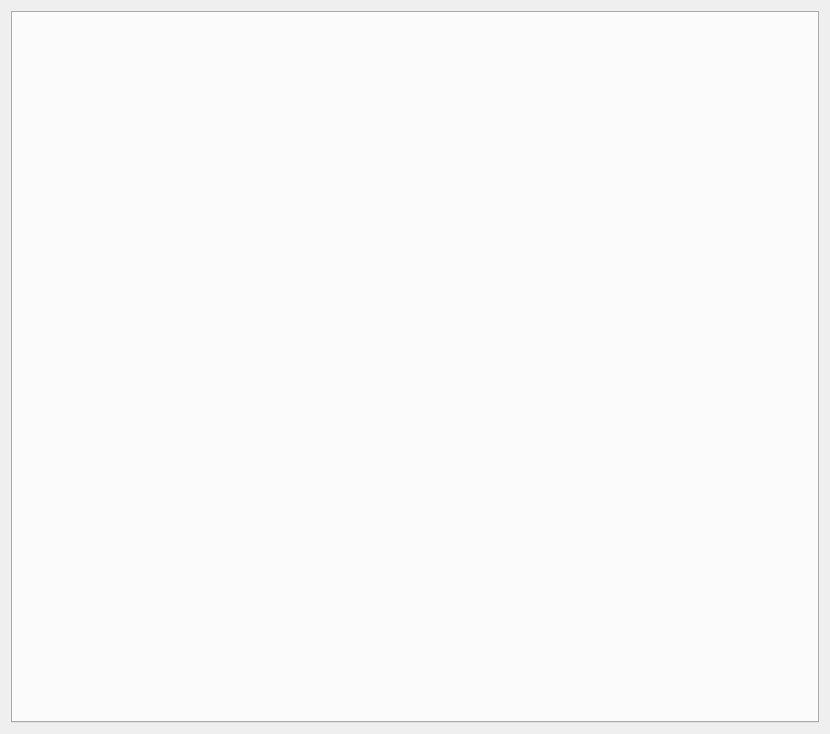
<?xml version="1.0" encoding="UTF-8"?>
<ui version="4.0">
 <class>CommunicateDialog</class>
 <widget class="QDialog" name="CommunicateDialog">
  <property name="geometry">
   <rect>
    <x>0</x>
    <y>0</y>
    <width>830</width>
    <height>734</height>
   </rect>
  </property>
  <property name="windowTitle">
   <string>Dialog</string>
  </property>
  <layout class="QHBoxLayout" name="horizontalLayout">
   <item>
    <widget class="QTabWidget" name="tabs">
     <property name="currentIndex">
      <number>-1</number>
     </property>
     <property name="elideMode">
      <enum>Qt::ElideNone</enum>
     </property>
     <property name="documentMode">
      <bool>false</bool>
     </property>
     <property name="tabsClosable">
      <bool>true</bool>
     </property>
     <property name="movable">
      <bool>true</bool>
     </property>
     <property name="tabBarAutoHide">
      <bool>false</bool>
     </property>
    </widget>
   </item>
  </layout>
 </widget>
 <resources/>
 <connections/>
</ui>
